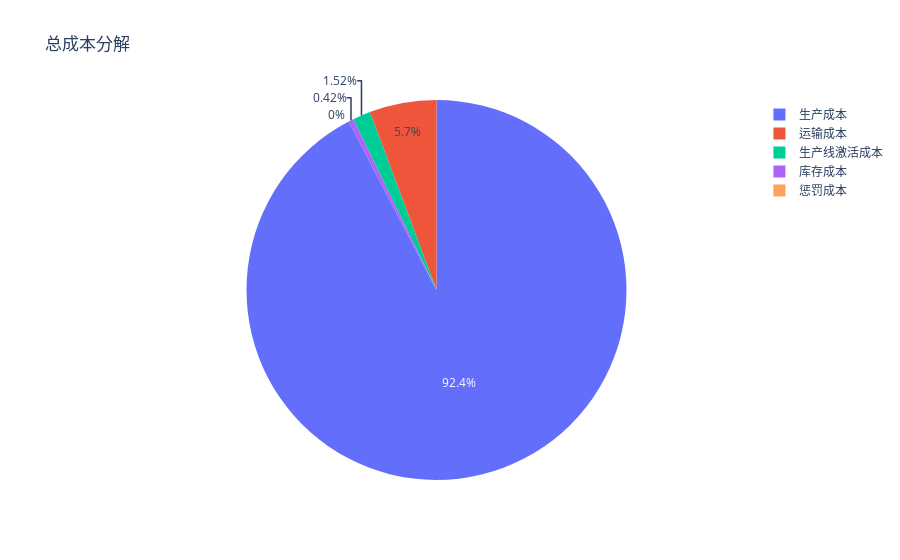

Write notebook code for a chart like this one.
### Markdown cell above
## 成本可视化

### Code cell
# --- 3. 结果分析与可视化 ---

"""分析模型结果并进行可视化"""
print(f"总成本：{value(model.objective):,.2f} 元")

# 提取成本数据
# 生产成本
prod_cost_val = 0
for f in factories:
    for line in production_lines_info[f]:
        for p in products:
            for t in periods:
                if value(produce[f][line][p][t]) > 0:
                    prod_cost_val += value(produce[f][line][p][t]) * production_cost[(f, line, p)]

# 生产线激活成本
act_cost_val = 0
for f in factories:
    for line in production_lines_info[f]:
        for p in products:
            for t in periods:
                if value(line_on[f][line][p][t]) > 0:
                    act_cost_val += value(line_on[f][line][p][t]) * line_activation_cost[(f, line)]

# 运输成本
transport_cost_val = 0
# 工厂到分仓
for f in factories:
    for w in warehouses:
        for p in products:
            for t in periods:
                if value(flow_fw[f][w][p][t]) > 0:
                    transport_cost_val += value(flow_fw[f][w][p][t]) * transport_cost_fw.get((f, w), 0)
# 工厂到客户
for f in factories:
    for c in customers:
        for p in products:
            for t in periods:
                if value(flow_fc[f][c][p][t]) > 0:
                    transport_cost_val += value(flow_fc[f][c][p][t]) * transport_cost_fc.get((f, c), 0)
# 分仓到客户
for w in warehouses:
    for c in customers:
        for p in products:
            for t in periods:
                if value(flow_wc[w][c][p][t]) > 0:
                    transport_cost_val += value(flow_wc[w][c][p][t]) * transport_cost_wc.get((w, c), 0)

# 工厂库存成本
factory_inv_cost_val = 0
for f in factories:
    for p in products:
        for t in periods:
            if value(factory_inventory[f][p][t]) > 0:
                factory_inv_cost_val += value(factory_inventory[f][p][t]) * factory_inventory_cost[f][p]

# 分仓库存成本
warehouse_inv_cost_val = 0
for w in warehouses:
    for p in products:
        for t in periods:
            if value(warehouse_inventory[w][p][t]) > 0:
                warehouse_inv_cost_val += value(warehouse_inventory[w][p][t]) * warehouse_inventory_cost[w][p]

# 惩罚成本
penalty_cost_val = 0
for c in customers:
    for p in products:
        for t in periods:
            unmet_demand_var = model.variablesDict()[f"Unmet_Demand_{c}_{p}_{t}"]
            if value(unmet_demand_var) > 0:
                penalty_cost_val += value(unmet_demand_var) * penalty_cost_per_unit
    cost_breakdown = {
        '生产成本': prod_cost_val,
        '运输成本': transport_cost_val,
        '库存成本': factory_inv_cost_val + warehouse_inv_cost_val,
        '生产线激活成本': act_cost_val,
        '惩罚成本': penalty_cost_val
    }

# 可视化1: 成本分解饼图
cost_df = pd.DataFrame(list(cost_breakdown.items()), columns=['Cost Type', 'Amount'])
fig1 = px.pie(cost_df, values='Amount', names='Cost Type', title='总成本分解')
fig1.show()

### Figure 1 — Plotly figure (JSON) as saved in the notebook; plotly's stock layout.template omitted (floating-point values rounded to 4 significant figures)
{"data": [{"domain": {"x": [0, 1], "y": [0, 1]}, "hovertemplate": "Cost Type=%{label}<br>Amount=%{value}<extra></extra>", "labels": ["生产成本", "运输成本", "库存成本", "生产线激活成本", "惩罚成本"], "legendgroup": "", "name": "", "showlegend": true, "type": "pie", "values": [1340000.0, 82700.0, 6090.0, 22000.0, 0.0]}], "layout": {"legend": {"tracegroupgap": 0}, "title": {"text": "总成本分解"}}}
